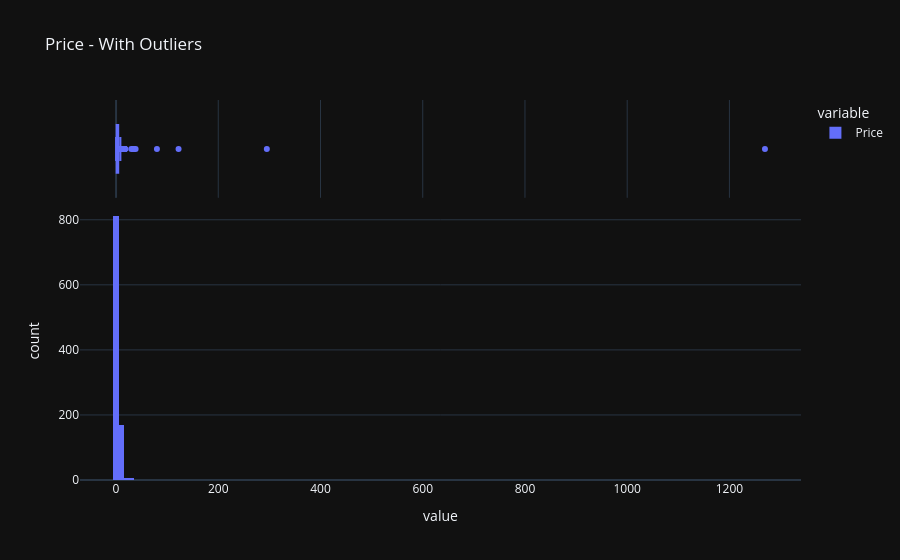
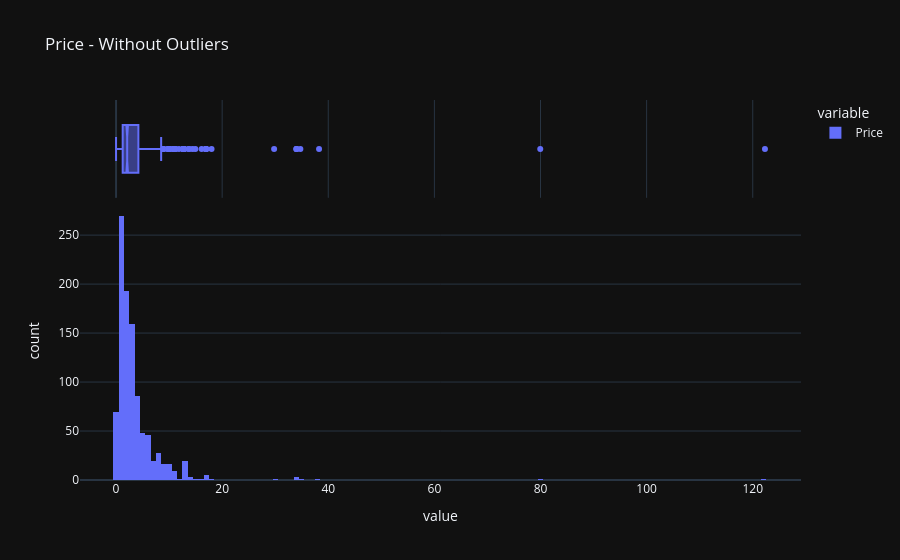

Notebook code for these charts, in order:
### Markdown cell above
Se debe considerar que el presente análisis exploratorio se basa en una muestra aleatoria de 1000 observaciones. Por lo tanto, los resultados corresponden a patrones preliminares que deben ser validados sobre el conjunto completo de datos.

### Code cell
profile_serie(df_retail["Price"])

### Figure 1 — Plotly figure (JSON) as saved in the notebook; plotly's stock layout.template omitted (floating-point values rounded to 4 significant figures; data arrays with more than 128 entries replaced by an {"elided": "..."} marker saying what was removed)
{"data": [{"bingroup": "x", "hovertemplate": "variable=Price<br>value=%{x}<br>count=%{y}<extra></extra>", "legendgroup": "Price", "marker": {"color": "#636efa", "pattern": {"shape": ""}}, "name": "Price", "orientation": "v", "showlegend": true, "type": "histogram", "x": {"elided": "1000 float values"}, "xaxis": "x", "yaxis": "y"}, {"hovertemplate": "variable=Price<br>value=%{x}<extra></extra>", "legendgroup": "Price", "marker": {"color": "#636efa"}, "name": "Price", "notched": true, "showlegend": false, "type": "box", "x": {"elided": "1000 float values"}, "xaxis": "x2", "yaxis": "y2"}], "layout": {"barmode": "relative", "legend": {"title": {"text": "variable"}, "tracegroupgap": 0}, "title": {"text": "Price - With Outliers"}, "xaxis": {"anchor": "y", "domain": [0.0, 1.0], "title": {"text": "value"}}, "xaxis2": {"anchor": "y2", "domain": [0.0, 1.0], "matches": "x", "showgrid": true, "showticklabels": false}, "yaxis": {"anchor": "x", "domain": [0.0, 0.7326], "title": {"text": "count"}}, "yaxis2": {"anchor": "x2", "domain": [0.7426, 1.0], "matches": "y2", "showgrid": false, "showline": false, "showticklabels": false, "ticks": ""}}}

### Figure 2 — Plotly figure (JSON) as saved in the notebook; plotly's stock layout.template omitted (floating-point values rounded to 4 significant figures; data arrays with more than 128 entries replaced by an {"elided": "..."} marker saying what was removed)
{"data": [{"bingroup": "x", "hovertemplate": "variable=Price<br>value=%{x}<br>count=%{y}<extra></extra>", "legendgroup": "Price", "marker": {"color": "#636efa", "pattern": {"shape": ""}}, "name": "Price", "orientation": "v", "showlegend": true, "type": "histogram", "x": {"elided": "998 float values"}, "xaxis": "x", "yaxis": "y"}, {"hovertemplate": "variable=Price<br>value=%{x}<extra></extra>", "legendgroup": "Price", "marker": {"color": "#636efa"}, "name": "Price", "notched": true, "showlegend": false, "type": "box", "x": {"elided": "998 float values"}, "xaxis": "x2", "yaxis": "y2"}], "layout": {"barmode": "relative", "legend": {"title": {"text": "variable"}, "tracegroupgap": 0}, "title": {"text": "Price - Without Outliers"}, "xaxis": {"anchor": "y", "domain": [0.0, 1.0], "title": {"text": "value"}}, "xaxis2": {"anchor": "y2", "domain": [0.0, 1.0], "matches": "x", "showgrid": true, "showticklabels": false}, "yaxis": {"anchor": "x", "domain": [0.0, 0.7326], "title": {"text": "count"}}, "yaxis2": {"anchor": "x2", "domain": [0.7426, 1.0], "matches": "y2", "showgrid": false, "showline": false, "showticklabels": false, "ticks": ""}}}
